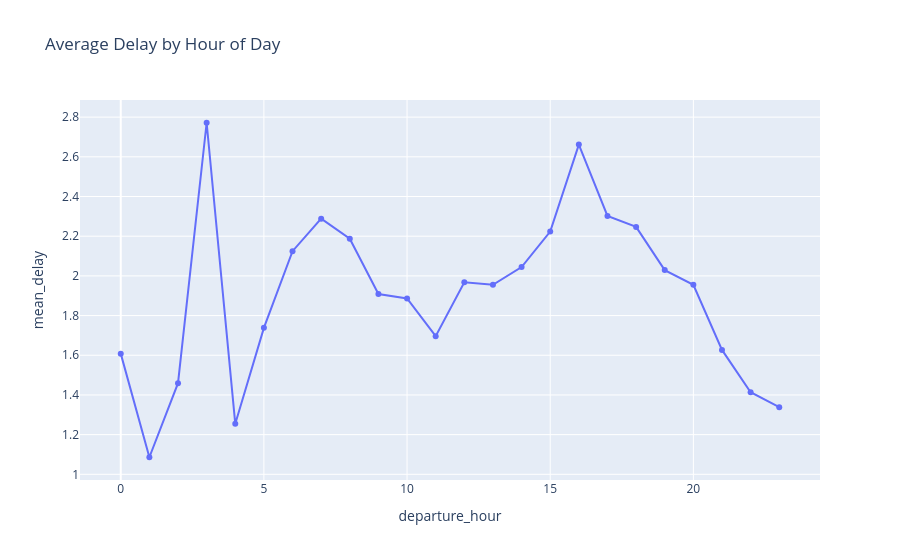

The notebook cell saved with this chart:
### Markdown cell above
## 3. Average delay by hour of day

This visualization shows how train delays change throughout the day.

We use the capped delay metric to reduce the impact of extreme outliers.

### Code cell
fig = px.line(
    hour_summary,
    x="departure_hour",
    y="mean_delay",
    markers=True,
    title="Average Delay by Hour of Day"
)

fig.show()

### Figure 1 — Plotly figure (JSON) as saved in the notebook; plotly's stock layout.template omitted (floating-point values rounded to 4 significant figures)
{"data": [{"hovertemplate": "departure_hour=%{x}<br>mean_delay=%{y}<extra></extra>", "legendgroup": "", "line": {"color": "#636efa", "dash": "solid"}, "marker": {"symbol": "circle"}, "mode": "lines+markers", "name": "", "orientation": "v", "showlegend": false, "type": "scatter", "x": [0.0, 1.0, 2.0, 3.0, 4.0, 5.0, 6.0, 7.0, 8.0, 9.0, 10.0, 11.0, 12.0, 13.0, 14.0, 15.0, 16.0, 17.0, 18.0, 19.0, 20.0, 21.0, 22.0, 23.0], "xaxis": "x", "y": [1.608, 1.086, 1.459, 2.772, 1.255, 1.738, 2.125, 2.288, 2.187, 1.908, 1.887, 1.696, 1.968, 1.955, 2.045, 2.223, 2.661, 2.302, 2.247, 2.029, 1.955, 1.627, 1.414, 1.338], "yaxis": "y"}], "layout": {"legend": {"tracegroupgap": 0}, "title": {"text": "Average Delay by Hour of Day"}, "xaxis": {"anchor": "y", "domain": [0, 1], "title": {"text": "departure_hour"}}, "yaxis": {"anchor": "x", "domain": [0, 1], "title": {"text": "mean_delay"}}}}
